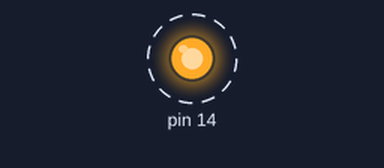
A sketch run on a simulated Arduino Nano, built with avr-gcc and run on an emulated ATmega328P. On the bench: output pins drawn as LEDs (lit = HIGH). Dashed ring = blinking. No radio packets arrive unless stated; what the sketch prints to the serial monitor is not drawn.

Above: at 0.5 s.
Timing chart, 0 to 4.6 s (numbered marks = the images above):
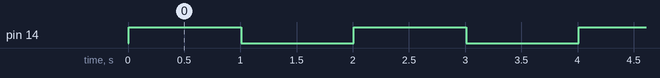

The sketch:

nb_t.ino
```cpp
#include <SPI.h>
#include <nRF24L01.h>
#include <RF24.h>

RF24 radio(5, 6); //指定 Arduino Nano 腳位對應 nRF24L01 之 (CE, CSN)
const byte address[6] = "00001";  //節點位址為 5 bytes + \0=6 bytes

int counter=0;  //Hello 計數器
void setup() {
  Serial.begin(115200);
  radio.begin();  //初始化 nRF24L01 模組
  radio.openWritingPipe(address);  //開啟寫入管線
  radio.setPALevel(RF24_PA_MIN);   //設為低功率, 預設為 RF24_PA_MAX
  radio.stopListening();  //傳送端不需接收, 停止傾聽
  pinMode(14,OUTPUT);
  }
void loop() {
  const char text[32];  //宣告用來儲存欲傳送之字串
  sprintf(text, "Hello World %d", counter);  //將整數嵌入字串中
  Serial.println(text);
  radio.write(&text, sizeof(text));   //將字串寫入傳送緩衝器
  ++counter;
  digitalWrite(14,HIGH);
  delay(1000);
  digitalWrite(14,LOW);
  delay(1000);
  }
```

Measured:
- by itself, pin 14: alternates HIGH for 1.0 s and LOW for 1.0 s
